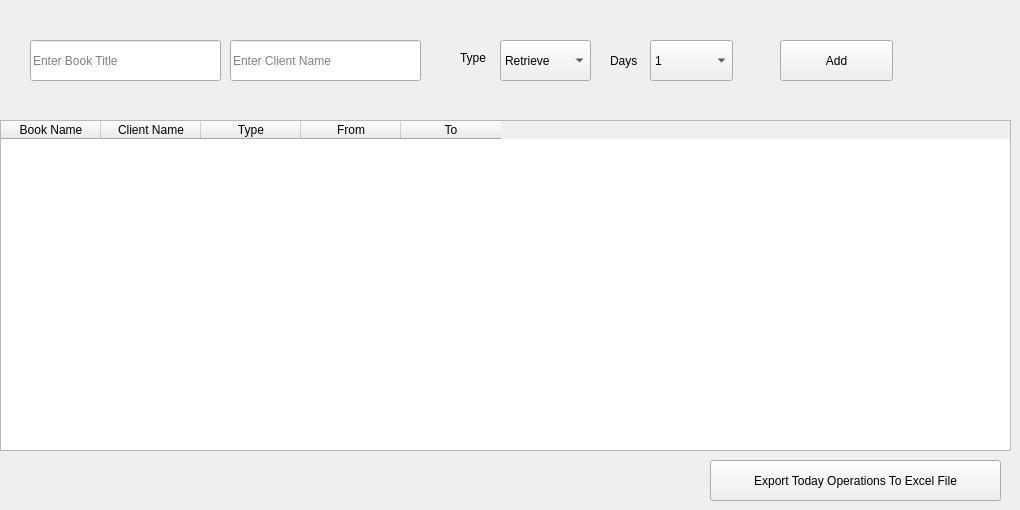
    <widget class="QWidget" name="tab">
     <attribute name="title">
      <string>Tab 1</string>
     </attribute>
     <widget class="QTableWidget" name="tableWidget">
      <property name="geometry">
       <rect>
        <x>0</x>
        <y>120</y>
        <width>1011</width>
        <height>331</height>
       </rect>
      </property>
      <property name="font">
       <font>
        <pointsize>9</pointsize>
       </font>
      </property>
      <column>
       <property name="text">
        <string>Book Name</string>
       </property>
      </column>
      <column>
       <property name="text">
        <string>Client Name</string>
       </property>
      </column>
      <column>
       <property name="text">
        <string>Type</string>
       </property>
      </column>
      <column>
       <property name="text">
        <string>From</string>
       </property>
      </column>
      <column>
       <property name="text">
        <string>To</string>
       </property>
      </column>
     </widget>
     <widget class="QPushButton" name="pushButton_6">
      <property name="geometry">
       <rect>
        <x>780</x>
        <y>40</y>
        <width>113</width>
        <height>41</height>
       </rect>
      </property>
      <property name="font">
       <font>
        <pointsize>9</pointsize>
       </font>
      </property>
      <property name="text">
       <string>Add</string>
      </property>
     </widget>
     <widget class="QLineEdit" name="lineEdit">
      <property name="geometry">
       <rect>
        <x>30</x>
        <y>40</y>
        <width>191</width>
        <height>41</height>
       </rect>
      </property>
      <property name="font">
       <font>
        <pointsize>9</pointsize>
       </font>
      </property>
      <property name="placeholderText">
       <string>Enter Book Title</string>
      </property>
     </widget>
     <widget class="QComboBox" name="comboBox">
      <property name="geometry">
       <rect>
        <x>500</x>
        <y>40</y>
        <width>91</width>
        <height>41</height>
       </rect>
      </property>
      <property name="font">
       <font>
        <pointsize>9</pointsize>
       </font>
      </property>
      <item>
       <property name="text">
        <string>Retrieve</string>
       </property>
      </item>
      <item>
       <property name="text">
        <string>rent</string>
       </property>
      </item>
     </widget>
     <widget class="QComboBox" name="comboBox_2">
      <property name="geometry">
       <rect>
        <x>650</x>
        <y>40</y>
        <width>83</width>
        <height>41</height>
       </rect>
      </property>
      <property name="font">
       <font>
        <pointsize>9</pointsize>
       </font>
      </property>
      <item>
       <property name="text">
        <string>1</string>
       </property>
      </item>
      <item>
       <property name="text">
        <string>2</string>
       </property>
      </item>
      <item>
       <property name="text">
        <string>3</string>
       </property>
      </item>
      <item>
       <property name="text">
        <string>4</string>
       </property>
      </item>
      <item>
       <property name="text">
        <string>5</string>
       </property>
      </item>
      <item>
       <property name="text">
        <string>6</string>
       </property>
      </item>
      <item>
       <property name="text">
        <string>7</string>
       </property>
      </item>
      <item>
       <property name="text">
        <string>8</string>
       </property>
      </item>
      <item>
       <property name="text">
        <string>9</string>
       </property>
      </item>
      <item>
       <property name="text">
        <string>10</string>
       </property>
      </item>
     </widget>
     <widget class="QLabel" name="label">
      <property name="geometry">
       <rect>
        <x>460</x>
        <y>50</y>
        <width>41</width>
        <height>16</height>
       </rect>
      </property>
      <property name="font">
       <font>
        <pointsize>9</pointsize>
       </font>
      </property>
      <property name="text">
       <string>Type</string>
      </property>
     </widget>
     <widget class="QLabel" name="label_2">
      <property name="geometry">
       <rect>
        <x>610</x>
        <y>50</y>
        <width>41</width>
        <height>21</height>
       </rect>
      </property>
      <property name="font">
       <font>
        <pointsize>9</pointsize>
       </font>
      </property>
      <property name="text">
       <string>Days</string>
      </property>
     </widget>
     <widget class="QLineEdit" name="lineEdit_29">
      <property name="geometry">
       <rect>
        <x>230</x>
        <y>40</y>
        <width>191</width>
        <height>41</height>
       </rect>
      </property>
      <property name="font">
       <font>
        <pointsize>9</pointsize>
       </font>
      </property>
      <property name="placeholderText">
       <string>Enter Client Name</string>
      </property>
     </widget>
     <widget class="QPushButton" name="pushButton_29">
      <property name="geometry">
       <rect>
        <x>710</x>
        <y>460</y>
        <width>291</width>
        <height>41</height>
       </rect>
      </property>
      <property name="font">
       <font>
        <pointsize>9</pointsize>
       </font>
      </property>
      <property name="text">
       <string>Export Today Operations To Excel File</string>
      </property>
     </widget>
    </widget>
